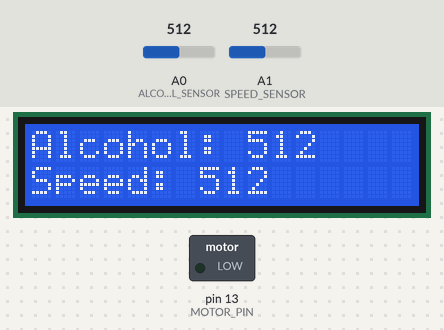
Bench run of a sketch on a simulated Arduino Uno, built with avr-gcc and run on an emulated ATmega328P. Parts: 16×2 character LCD, switched loads named in the sketch (green lamp = pin HIGH). The inputs (shaded band) are chosen by the test bench; at power-on: A0 (ALCOHOL_SENSOR) = 512, A1 (SPEED_SENSOR) = 512. What the sketch prints to the serial monitor is not drawn.

Above: at 1.2 s.
1.3 s: A0 (ALCOHOL_SENSOR) set to 488
At 2.5 s:
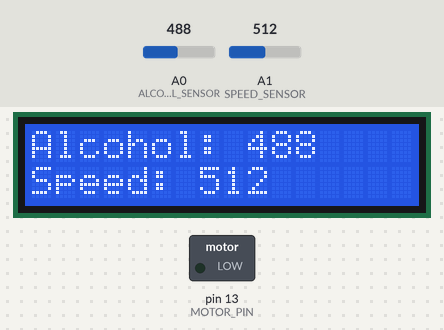
2.8 s: A1 (SPEED_SENSOR) set to 490
At 3.9 s:
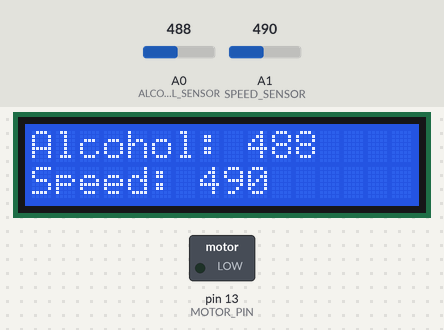
4.3 s: A0 (ALCOHOL_SENSOR) set to 510
At 5.3 s:
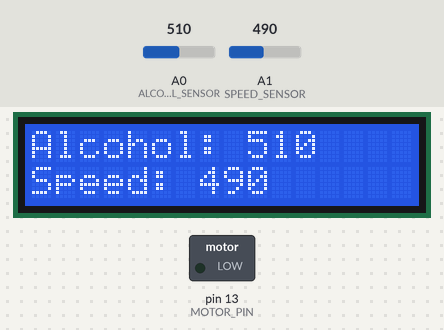
5.8 s: A1 (SPEED_SENSOR) set to 88
At 7.0 s:
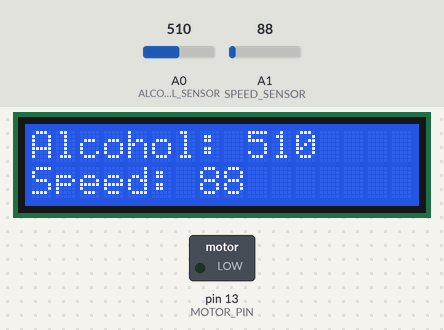
7.3 s: A1 (SPEED_SENSOR) set to 76
At 8.5 s:
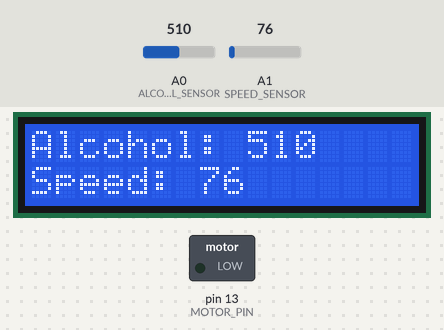
8.8 s: A1 (SPEED_SENSOR) set to 122
At 9.1 s:
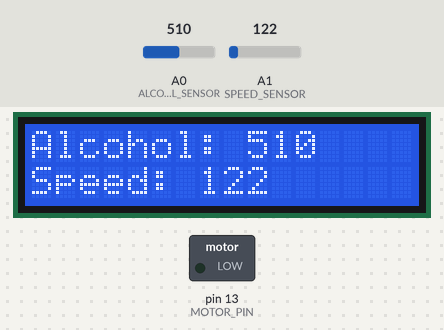
Timing chart, 0 to 11.3 s (numbered marks = the images above; inputs shaded):
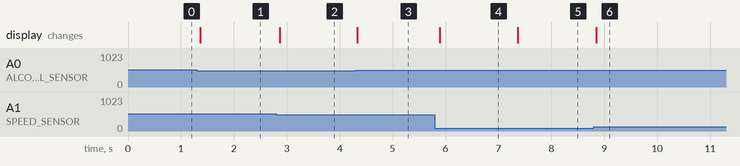

The sketch:

code.ino
```cpp
#include <Wire.h>
#include <LiquidCrystal_I2C.h>

#define ALCOHOL_SENSOR A0
#define SPEED_SENSOR A1
#define ALCOHOL_THRESHOLD 500  // Set threshold value for alcohol sensor
#define SPEED_THRESHOLD 80     // Set threshold value for speed sensor
#define MOTOR_PIN 13

LiquidCrystal_I2C lcd(0x3F, 16, 2);  // Initialize LCD display

void setup() {
  lcd.init();               // Initialize LCD display
  lcd.backlight();          // Turn on backlight
  pinMode(MOTOR_PIN, OUTPUT);
  Serial.begin(9600);       // Initialize serial communication
}

void loop() {
  int alcoholValue = analogRead(ALCOHOL_SENSOR);  // Read alcohol sensor value
  int speedValue = analogRead(SPEED_SENSOR);      // Read speed sensor value

  lcd.setCursor(0, 0);                            // Set cursor to first row
  lcd.print("Alcohol: ");
  lcd.print(alcoholValue);                        // Display alcohol sensor value
  lcd.print("  ");                                // Clear remaining characters
  lcd.setCursor(0, 1);                            // Set cursor to second row
  lcd.print("Speed: ");
  lcd.print(speedValue);                          // Display speed sensor value
  lcd.print("   ");                               // Clear remaining characters

  if (alcoholValue > ALCOHOL_THRESHOLD) {          // Check if alcohol value is above threshold
    digitalWrite(MOTOR_PIN, LOW);                 // Stop the DC motor
    Serial.println("Alcohol limit exceeded. Motor stopped.");  // Send message to serial monitor
  }

  if (speedValue > SPEED_THRESHOLD) {              // Check if speed value is above threshold
    digitalWrite(MOTOR_PIN, LOW);                  // Stop the DC motor
    Serial.println("Speed limit exceeded. Motor stopped.");   // Send message to serial monitor
  }
}
```

Measured:
- after the input at 1.3 s, the display: changes after 0.06 s (image 1)
- after the input at 2.8 s, the display: changes after 0.06 s (image 2)
- after the input at 4.3 s, the display: changes at once (image 3)
- after the input at 5.8 s, the display: changes after 0.09 s (image 4)
- after the input at 7.3 s, the display: changes after 0.07 s (image 5)
- after the input at 8.8 s, the display: changes after 0.05 s (image 6)
